Frame 1 (no input): blank canvas, image omitted
Frame 60 (no input): blank canvas, image omitted
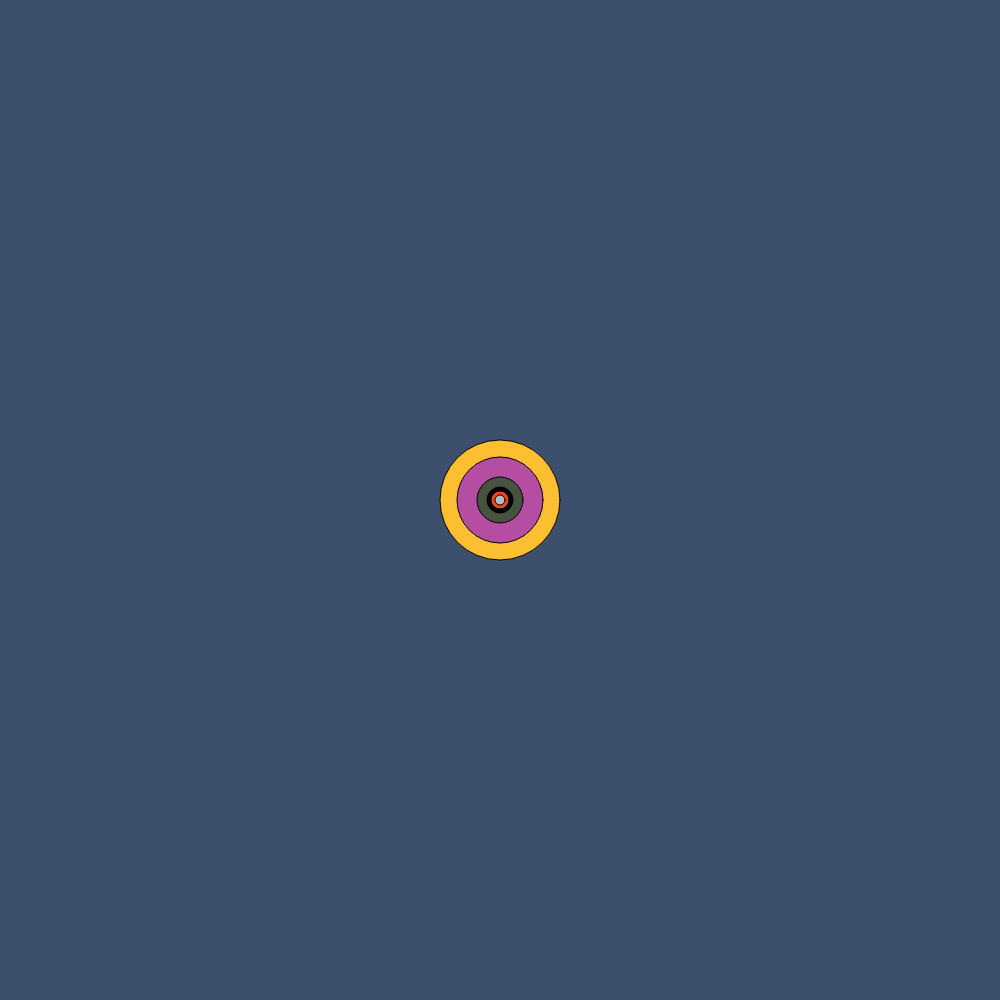
Frame 120 (the mouse pressed at the canvas centre since frame 60)

The p5.js sketch whose frames 1 and 60 were blank and that drew this single picture after the mouse press (run headless with seeded random() and noise() and a simulated clock; from frame 60 on, the mouse is pressed at the canvas centre):

// p5.js sketch
// ── sketch.js
let positions = [] // Array to store the positions of the big circles
let CirBgColor = [] // Array to store the background colors of the big circles
let ShapeColor = [] // Array to store the shape colors inside the big circles
let RingColor = []
// Array to store points for ZipLines
let curve_40 = []
let curve_25 = []
// Scaling factor for axis
let rateX = 1;
let rateY = 1;
// Variables to control user-drawn circles
let circleFilling = false;
let circleSizes = [0, 0, 0, 0, 0, 0];
let circleColors = [];
const numCircles = 6;
const circleSizeRatios = [150, 85, 45, 25, 17, 9];
// Array to store information about circles drawn by the user
const circles = [];
let circolor;
// Background colors and color variables
let bgColors, FirstColor, secondColor, thirdColor, fifthColor, smallestColor;
let circleX;
let circleY;
let circleSize;
let rKeyPressed = false;
let expansionFactor = 3; // Initial expansion factor

let cKeyPressed = false;

function setup() {
  // Create a canvas that fills the window
  createCanvas(windowHeight, windowHeight)
  // Set scaling factors based on canvas size
  rateX = width / 550.0;
  rateY = height / 550.0;

  // Define an array of background colors
  bgColors = [
    color(200, 230, 241), color(250, 158, 7), color(252, 238, 242),
    color(252, 191, 49), color(207, 241, 242), color(248, 197, 56), color(252, 191, 49),
    color(221, 254, 254), color(250, 158, 7), color(252, 238, 242), color(254, 247, 243),
    color(252, 238, 242), color(252, 191, 49), color(241, 224, 76), color(250, 158, 7),
    color(252, 238, 242), color(207, 241, 242)
  ];

  //colors for six circles of the big circle
  FirstColor = random(bgColors); // Pick a random color from bgColors
  // Define other colors
  secondColor = color(181, 77, 162);
  thirdColor = color(71, 83, 63);
  fifthColor = random() > 0.5 ? color(34, 151, 66) : color(240, 67, 32);
  smallestColor = color(183, 190, 189);

  //Shape colors inside each big circle
  ShapeColor = [
    //line #1
    { Out: color(15, 8, 104), Mid: color(12, 102, 50) }, { Out: color(227, 13, 2), Mid: color(249, 81, 8) },
    { Out: color(245, 20, 2), Mid: color(12, 102, 50) },
    //line #2
    { Out: color(21, 95, 151), Mid: color(251, 85, 63) }, { Out: color(15, 133, 52), Mid: color(251, 85, 63) },
    { Out: color(213, 153, 217), Mid: color(60, 146, 195) }, { Out: color(21, 95, 151), Mid: color(249, 209, 244) },
    //line #3
    { Out: color(0, 150, 145), Mid: color(12, 102, 50) }, { Out: color(227, 13, 2), Mid: color(243, 7, 11) },
    { Out: color(245, 20, 2), Mid: color(251, 85, 63) }, { Out: color(243, 110, 9), Mid: color(12, 102, 50) },
    //line #4
    { Out: color(245, 20, 2), Mid: color(60, 146, 195) }, { Out: color(196, 21, 90), Mid: color(12, 102, 50) },
    { Out: color(20, 112, 185), Mid: color(251, 85, 63) }, { Out: color(227, 13, 2), Mid: color(12, 102, 50) },
    //line #5
    { Out: color(245, 20, 2), Mid: color(117, 194, 116) }, { Out: color(15, 133, 52), Mid: color(12, 102, 50) }
  ];
  //get ring colors
  for (let i = 0; i < ShapeColor.length; i++) {
    RingColor.push(ShapeColor[i].Mid);
  }
}

// Function to handle window resizing
function windowResized() {
  // Resize the canvas to match the new window dimensions
  resizeCanvas(windowHeight, windowHeight);
  // Update the canvas width and height variables
  rateX = width / 550.0;
  rateY = height / 550.0;
}

function draw() {
  background(60, 80, 110);
  // Scale the drawing to fit the canvas size
  push();
  scale(rateX, rateY);
  pop();

  drawCircle();
  drawRing();
  drawArtwork();
}

// Function to check for overlapping circles with a newly drawn circle
function getOverlappingCircle(index) {
  for (let i = circles.length - 1; i >= 0; i--) {
    const c = circles[i];
    if (dist(c.x, c.y, mouseX, mouseY) < circleSizes[index] / 2 + c.size / 2 + 2) {
      circles.splice(i, 1); //delete old circle
    }
  }
  return undefined; // No overlapping circle found
}

function mousePressed() {
  // Reset circle sizes and colors arrays
  circleSizes = [0, 0, 0, 0, 0, 0];
  circleColors = [];
  // Determine the fill color based on the circle index
  for (let i = 0; i < numCircles; i++) {
    if (i === 0) {
      fill(FirstColor);
      circolor = FirstColor;
    } else if (i === 1) {
      fill(secondColor);
      circolor = secondColor;
    } else if (i === 2) {
      fill(thirdColor);
      circolor = thirdColor;
    } else if (i === 3) {
      fill(color(0)); // Black
      circolor = color(0);
    } else if (i === 4) {
      fill(fifthColor);
      circolor = fifthColor;
    } else if (i === 5) {
      fill(smallestColor);
      circolor = smallestColor;
    }
    // Store the selected color in the 'circleColors' array
    circleColors.push(circolor);
  }
  // Set the flag to start filling circles
  circleFilling = true;
}

function mouseReleased() {
  if (circleFilling) {
    // Create Circle objects and add them to the 'circles' array
    for (let i = 0; i < numCircles; i++) {
      circles.push(new Circle(mouseX, mouseY, circleSizes[i], circleColors[i]));
    }
  }
  // Reset the flag
  circleFilling = false;
}

function keyPressed() {
  if (key === 'r' || key === 'R') {
    rKeyPressed = true;
    circleSize = 0;
    expansionFactor = 3; // Reset expansion factor
  }
  else if (key === 'c' || key === 'C') {
    cKeyPressed = true;
  }
}

function keyReleased() {
  if (key === 'r' || key === 'R') {
    rKeyPressed = false;
  }
}

// Class representing a user-drawn circle
class Circle {
  constructor(x, y, size, color) {
    this.x = x;
    this.y = y;
    this.size = size;
    this.color = color;
  }

  // Draw the circle with its specified properties
  draw() {
    fill(this.color);
    circle(this.x, this.y, this.size);
  }
}

function drawCircle() {
  //draw six circles based on the color and ratio, increased by 2
  for (let i = 0; i < numCircles; i++) {
    if (circleFilling && circleSizes[i] < circleSizeRatios[i]) {
      circleSizes[i] += 2;
    }
  }

  // Check for overlapping circles and handle drawing
  // if overlap, the old circle will be deleted
  for (let i = 0; i < numCircles; i++) {
    if (circleFilling) {
      const overlappingCircle = getOverlappingCircle(i);
      if (overlappingCircle) {
        circleFilling = false;
        circles.splice(circles.indexOf(overlappingCircle), 1);
      }

      // Set the fill color based on the circle index
      if (i === 0) {
        fill(FirstColor);
      } else if (i === 1) {
        fill(secondColor);
      } else if (i === 2) {
        fill(thirdColor);
      } else if (i === 3) {
        fill(color(0)); // Black
      } else if (i === 4) {
        fill(fifthColor);
      } else if (i === 5) {
        fill(smallestColor);
      }
      // Draw the circle at the mouse position
      circle(mouseX, mouseY, circleSizes[i]);
      
    }
  }

  // Draw user-drawn circles stored in the 'circles' array
  for (const c of circles) {
    c.draw();
  }
}

//draw zip lines in the big circle
function drawZipLine(i) {
  for (let i = 0; i < circles.length; i++) {
    //draw lines at mid circle of the big cirlce
    if (curve_40.length == 0) {
      let numCircles = 3;
      for (let j = 0; j < numCircles; j++) {
        let numDot = (j + 2.5) * 10;
        angleMode(DEGREES);
        let angle = 360 / numDot;
        for (let k = 0; k < numDot; k++) {
          let x = circles[i].x + cos(angle * k) * (j * 7 + 25);
          let y = circles[i].y + sin(angle * k) * (j * 7 + 25);
          fill(251, 85, 63);
          if (numDot == 25) {
            curve_25.push({ "x": x, "y": y });
          }
          if (numDot >= 40) {
            curve_40.push({ "x": x, "y": y });
          }
        }
      }
    }
  }
}

//draw dots inside of the big circle
function drawDotsIn(i) {
  for (let i = 0; i < circles.length; i++) {
    //outer circle
      let numCircles = 5;
      for (let j = 0; j < numCircles; j++) {
        let numDot = (j + 3.5) * 10;
        let DotRadius = 5;
        angleMode(DEGREES);
        let angle = 360 / numDot;
        for (let k = 0; k < numDot; k++) {
          let x = circles[i].x + cos(angle * k) * (j * 7 + 45);
          let y = circles[i].y + sin(angle * k) * (j * 7 + 45);
          fill(ShapeColor[i].Out);
          ellipse(x, y, DotRadius, DotRadius);
        }
      }
    }
}

function drawRing() {
  // Loop through each circle in the 'circles' array
  for (let i = 0; i < circles.length; i++) {
    if (rKeyPressed) {
      push(); // Save the current drawing settings
      // Increase the 'circleSize' variable by 3
      circleSize += 3;
      // Loop three times to create concentric rings
      for (let j = 0; j < 3; j++) {
        // Calculate the radius of the current ring
        let radius = (j + expansionFactor) * 10;
        noFill();
        let ring = random(RingColor);
        stroke(ring);
        strokeWeight(3);
        // Draw an ellipse (circle) with the calculated radius, centered at the position of the current circle
        ellipse(circles[i].x, circles[i].y, radius * 2, radius * 2);
        noStroke();
      }
      expansionFactor += 0.02; // Increase the 'expansionFactor' to create larger rings
      pop(); // Restore the original drawing settings
    }
  }
}

//draw chain of small circles
function drawHexagons(i) {
  for (let i = 0; i < circles.length; i++) {
    let hexagonRadius = 90;
    let hexagonX = circles[i].x;
    let hexagonY = circles[i].y;

    for (let j = 0; j < 6; j++) {
      let angle = 360 / 6 * j;
      let x = hexagonX + hexagonRadius * cos(angle);
      let y = hexagonY + hexagonRadius * sin(angle);

      fill(0);
      stroke(221, 97, 40);
      strokeWeight(2);
      ellipse(x, y, 7.5, 7.5);
    }

    for (let j = 0; j < 6; j++) {
      let angle1 = 360 / 6 * j;
      let angle2 = 360 / 6 * ((j + 1) % 6); // Next vertex
      for (let k = 0; k < 4; k++) {
        let fraction = k / 4;
        let x = lerp(hexagonX + hexagonRadius * cos(angle1), hexagonX + hexagonRadius * cos(angle2), fraction);
        let y = lerp(hexagonY + hexagonRadius * sin(angle1), hexagonY + hexagonRadius * sin(angle2), fraction);

        fill(0);
        stroke(221, 97, 40);
        strokeWeight(2);
        ellipse(x, y, 7.5, 7.5);
      }
    }

    for (let j = 0; j < 6; j++) {
      let angle = 360 / 6 * j;
      let x = hexagonX + hexagonRadius * cos(angle);
      let y = hexagonY + hexagonRadius * sin(angle);

      //draw a white inner circle inside the small circle
      fill(255);
      stroke(0);
      ellipse(x, y, 6.5, 6.5);
    }
  }
}

function drawArtwork() {
  for (let i = 0; i < circles.length; i++) {
    if (cKeyPressed) {
      drawZipLine(i);
      drawDotsIn(i);
      drawHexagons(i);
    }
  }
}

function drawSmoothCurve(points) {
  beginShape();
  // First point
  vertex(points[0].x, points[0].y);

  // Use bezierVertex to connect other points
  for (let i = 1; i < points.length - 2; i++) {
    let xc = (points[i].x + points[i + 1].x) / 2;
    let yc = (points[i].y + points[i + 1].y) / 2;
    bezierVertex(points[i].x, points[i].y, xc, yc, xc, yc);
  }

  // End point
  vertex(points[points.length - 1].x, points[points.length - 1].y);

  endShape();
}

function drawCurves() {
  noFill();
  stroke('#E93468');
  strokeWeight(5);

  let curve1 = [
    { x: 75, y: 75 },
    { x: 67, y: 92 },
    { x: 64, y: 120 },
    { x: 75, y: 145 },
    { x: 95, y: 160 },
    { x: 110, y: 162 },
  ];

  let curve2 = [
    { x: 188, y: 185 },
    { x: 193, y: 172 },
    { x: 208, y: 150 },
    { x: 250, y: 125 },
    { x: 260, y: 130 },
  ];

  let curve3 = [
    { x: 415, y: -5 },
    { x: 420, y: 20 },
    { x: 440, y: 40 },
    { x: 470, y: 45 },
    { x: 495, y: 35 },
  ];

  let curve4 = [
    { x: -35, y: 375 },
    { x: -2.5, y: 360 },
    { x: 20, y: 340 },
    { x: 47, y: 325 },
    { x: 55, y: 327 },
  ];

  let curve5 = [
    { x: 305, y: 295 },
    { x: 325, y: 280 },
    { x: 350, y: 275 },
    { x: 375, y: 275 },
    { x: 405, y: 300 },
    { x: 410, y: 315 },
  ];

  let curve6 = [
    { x: 475, y: 255 },
    { x: 477, y: 240 },
    { x: 485, y: 225 },
    { x: 500, y: 212 },
    { x: 510, y: 205 },
    { x: 530, y: 200 },
    { x: 550, y: 195 },
  ];

  let curve7 = [
    { x: 85, y: 485 },
    { x: 105, y: 510 },
    { x: 130, y: 525 },
    { x: 150, y: 530 },
    { x: 170, y: 528 },
    { x: 190, y: 523 },
    { x: 195, y: 520 },
  ];

  const arr = [curve1, curve2, curve3, curve4, curve5, curve6, curve7];
  arr.forEach((curve) => {
    drawSmoothCurve(curve);
  })
}

//draw straight line
function drawStraightLine(x1, y1, x2, y2) {
  stroke(255, 28, 0);
  strokeWeight(2);
  line(x1, y1, x2, y2);
}
